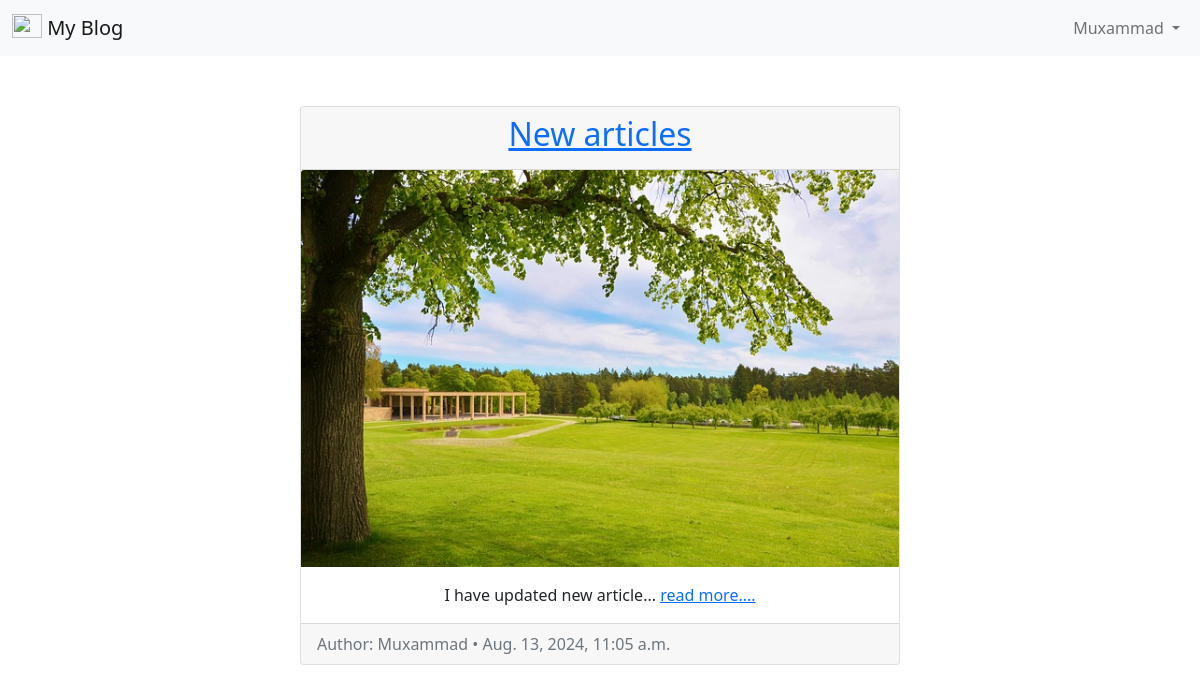
The page /articles/ (signed in) on the database as committed earlier.
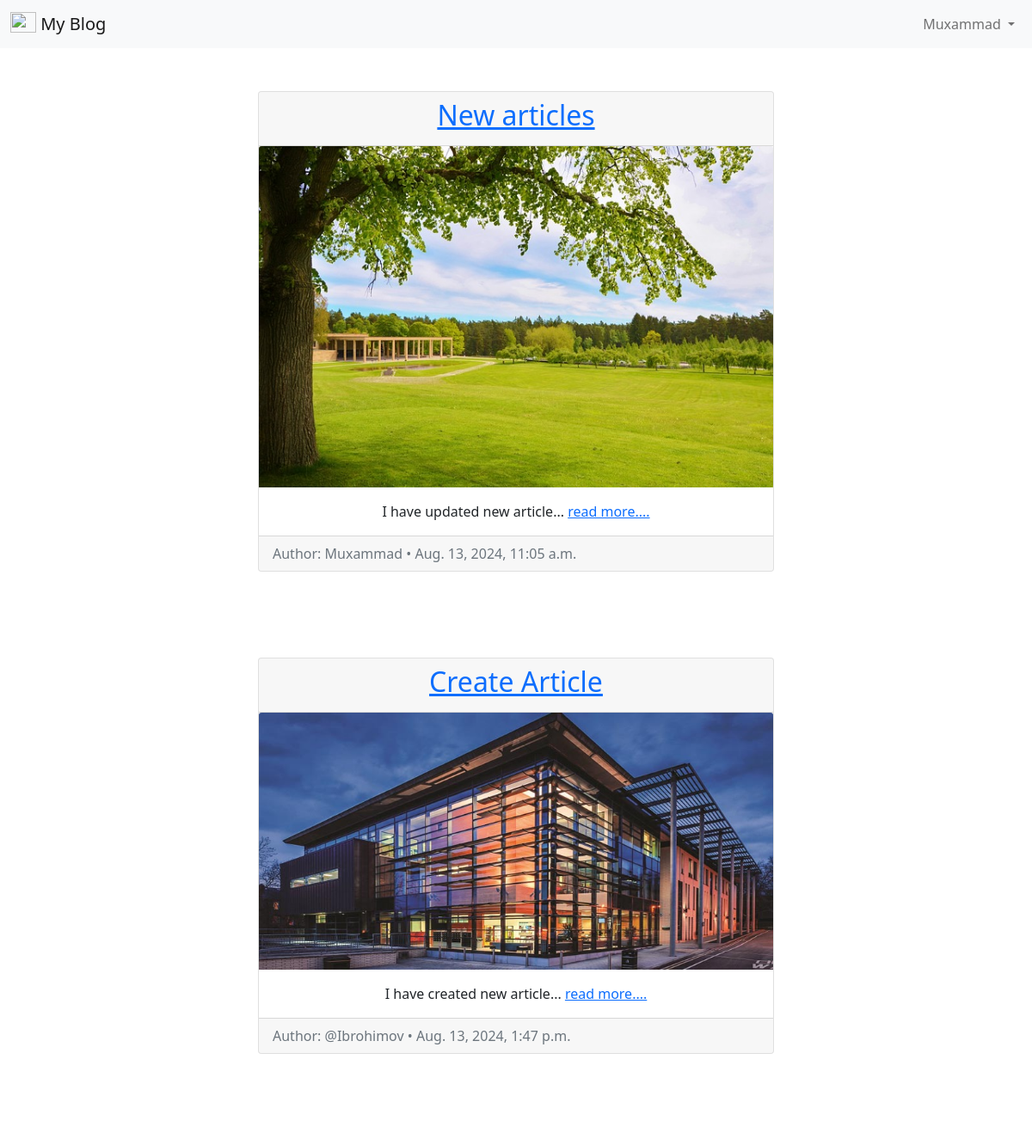
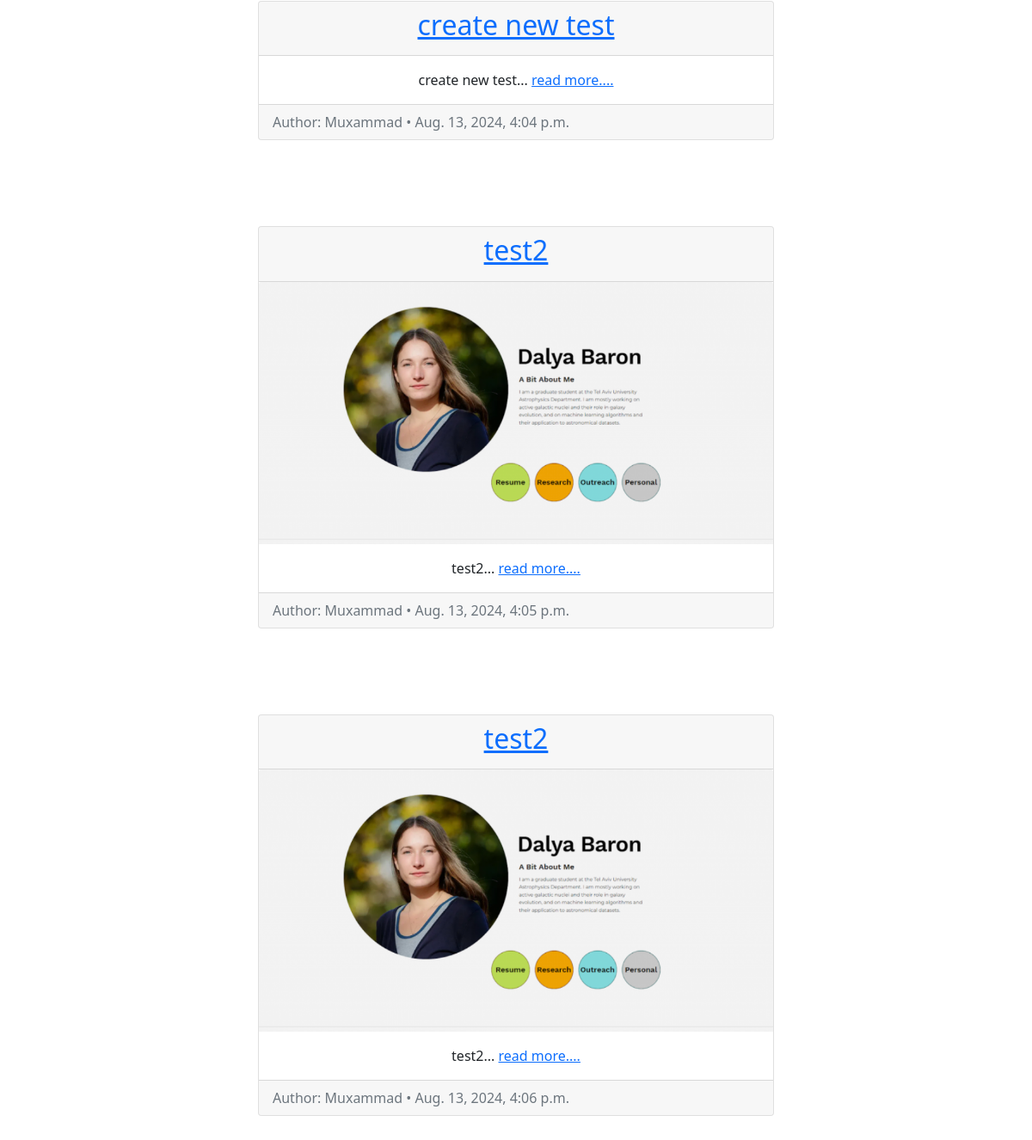
The same page on the database as committed later (2 pictures, top to bottom).
### accounts/models.py (models this page shows)
class CustomUser(AbstractUser):
    age = models.PositiveIntegerField(null=True, blank=True)

### articles/models.py (models this page shows, shortened)
class Articles(models.Model):
    title = models.CharField(max_length=120)
    summary = models.CharField(max_length=200, blank=True)
    body = RichTextField(blank=True)
    date = models.DateTimeField(auto_now_add=True)
    image = models.ImageField(upload_to='images/', blank=True)
    author = models.ForeignKey(
        get_user_model(),
        on_delete=models.CASCADE,
    )

### articles/views.py (the view)
# urls.py: path('', ArticleListView.as_view(), name='article_list'),
class ArticleListView(LoginRequiredMixin, ListView):
    template_name = 'article_list.html'
    model = Articles

### templates/article_list.html
{% extends 'base.html' %}
{% block content %}
{% for article in object_list %}
<div class="d-flex justify-content-center">
    <div class="card" style="width: 90%; max-width: 600px; margin: 50px auto;">
        <div class="card-header text-center">
            <span class="font-weight-bold">
                <a href="{% url 'article_detail' article.pk %}"><h2>{{ article.title }}</h2></a>
            </span>
        </div>
        {% if article.image %}
        <img class="card-img-top" src="{{ article.image.url }}" alt="{{ article.title }}">
        {% endif %}
        <div class="card-body text-center">
            {{ article.summary }}... <a href="{% url 'article_detail' article.pk %}">read more....</a>
        </div>
        <div class="card-footer text-left text-muted">
            <span class="text-muted">Author: {{ article.author | title }} • {{ article.date }}</span>
        </div>
    </div>
</div>
{% endfor %}
{% endblock content %}

### templates/base.html (shortened to what this page needs)
{% load static %}
<!doctype html>
<html lang="en">
<head>
    <link href="https://cdn.jsdelivr.net/npm/bootstrap@5.0.2/dist/css/bootstrap.min.css" rel="stylesheet">
</head>
<body>
    <nav class="navbar navbar-expand-lg navbar-light bg-light">
        <div class="container-fluid">
            <a class="navbar-brand" href="#">
                <img src="" alt="" width="30" height="24" class="d-inline-block align-text-top">
                My Blog
            </a>
            <div class="collapse navbar-collapse" id="navbarSupportedContent">
                {% if user.is_authenticated %}
                <ul class="navbar-nav ms-auto">
                    <li class="nav-item dropdown">
                        <a class="nav-link dropdown-toggle" href="#" id="navbarDropdown" role="button" data-bs-toggle="dropdown" aria-expanded="false">
                            {{ user.username | title }}
                        </a>
                    </li>
                </ul>
                {% else %}
                <div class="d-flex ms-auto">
                    <a href="{% url 'login' %}" class="btn btn-outline-secondary me-2">Login</a>
                    <a href="{% url 'signup' %}" class="btn btn-primary">Register</a>
                </div>
                {% endif %}
            </div>
        </div>
    </nav>
    {% block content %}
    {% endblock content %}
</body>
</html>

Rows that differ between the two databases and show on the page:
added Articles: title "Create Article", image (picture), summary "I have created new article", author "@Ibrohimov", date "Aug. 13, 2024, 1:47 p.m."
added Articles: title "create new test", summary "create new test", author "Muxammad", date "Aug. 13, 2024, 4:04 p.m."
added Articles: title "test2", image (picture), summary "test2", author "Muxammad", date "Aug. 13, 2024, 4:05 p.m."
added Articles: title "test2", image (picture), summary "test2", author "Muxammad", date "Aug. 13, 2024, 4:06 p.m."
